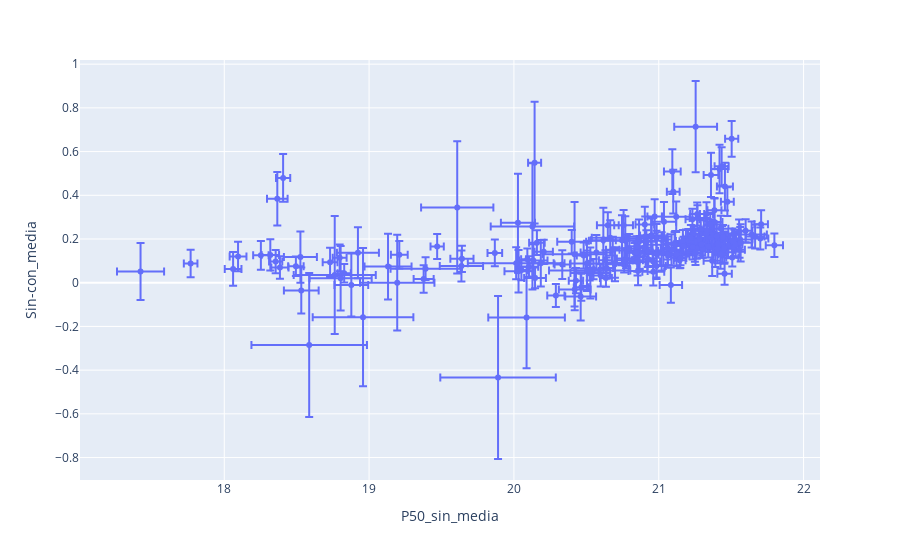

The notebook cell saved with this chart:
### Markdown cell above
Representación dela diferencia con galaxia y sin ella fernte al brillo característico, represetnado por fotómetro

### Code cell
fig = px.scatter(G[(G['n_Sin-con']>10)],y='Sin-con_media',x='P50_sin_media',error_x="E_sin_total",error_y="E_Sin_con_total",hover_data=['name','n_Sin-con'])
fig.show()

### Figure 1 — Plotly figure (JSON) as saved in the notebook; plotly's stock layout.template omitted (floating-point values rounded to 4 significant figures; data arrays with more than 128 entries replaced by an {"elided": "..."} marker saying what was removed)
{"data": [{"customdata": {"elided": "192x2 mixed values"}, "error_x": {"array": {"elided": "192 float values"}}, "error_y": {"array": {"elided": "192 float values"}}, "hovertemplate": "P50_sin_media=%{x}<br>Sin-con_media=%{y}<br>name=%{customdata[0]}<br>n_Sin-con=%{customdata[1]}<extra></extra>", "legendgroup": "", "marker": {"color": "#636efa", "symbol": "circle"}, "mode": "markers", "name": "", "orientation": "v", "showlegend": false, "type": "scatter", "x": {"elided": "192 float values"}, "xaxis": "x", "y": {"elided": "192 float values"}, "yaxis": "y"}], "layout": {"legend": {"tracegroupgap": 0}, "margin": {"t": 60}, "xaxis": {"anchor": "y", "domain": [0, 1], "title": {"text": "P50_sin_media"}}, "yaxis": {"anchor": "x", "domain": [0, 1], "title": {"text": "Sin-con_media"}}}}
